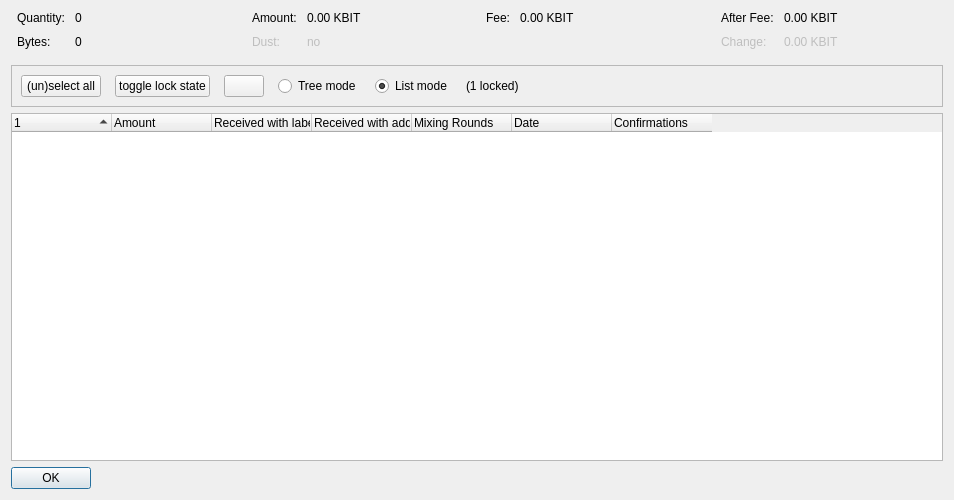
<?xml version="1.0" encoding="UTF-8"?>
<ui version="4.0">
 <class>CoinControlDialog</class>
 <widget class="QDialog" name="CoinControlDialog">
  <property name="geometry">
   <rect>
    <x>0</x>
    <y>0</y>
    <width>954</width>
    <height>500</height>
   </rect>
  </property>
  <property name="windowTitle">
   <string>Coin Selection</string>
  </property>
  <layout class="QVBoxLayout" name="verticalLayout">
   <item>
    <layout class="QHBoxLayout" name="horizontalLayoutTop" stretch="0,0,0,0">
     <property name="topMargin">
      <number>0</number>
     </property>
     <property name="bottomMargin">
      <number>10</number>
     </property>
     <item>
      <layout class="QFormLayout" name="formLayoutCoinControl1">
       <property name="horizontalSpacing">
        <number>10</number>
       </property>
       <property name="verticalSpacing">
        <number>10</number>
       </property>
       <property name="leftMargin">
        <number>6</number>
       </property>
       <property name="rightMargin">
        <number>6</number>
       </property>
       <item row="0" column="0">
        <widget class="QLabel" name="labelCoinControlQuantityText">
         <property name="text">
          <string>Quantity:</string>
         </property>
        </widget>
       </item>
       <item row="0" column="1">
        <widget class="QLabel" name="labelCoinControlQuantity">
         <property name="cursor">
          <cursorShape>IBeamCursor</cursorShape>
         </property>
         <property name="contextMenuPolicy">
          <enum>Qt::ActionsContextMenu</enum>
         </property>
         <property name="text">
          <string notr="true">0</string>
         </property>
         <property name="textInteractionFlags">
          <set>Qt::LinksAccessibleByMouse|Qt::TextSelectableByKeyboard|Qt::TextSelectableByMouse</set>
         </property>
        </widget>
       </item>
       <item row="1" column="0">
        <widget class="QLabel" name="labelCoinControlBytesText">
         <property name="text">
          <string>Bytes:</string>
         </property>
        </widget>
       </item>
       <item row="1" column="1">
        <widget class="QLabel" name="labelCoinControlBytes">
         <property name="cursor">
          <cursorShape>IBeamCursor</cursorShape>
         </property>
         <property name="contextMenuPolicy">
          <enum>Qt::ActionsContextMenu</enum>
         </property>
         <property name="text">
          <string notr="true">0</string>
         </property>
         <property name="textInteractionFlags">
          <set>Qt::LinksAccessibleByMouse|Qt::TextSelectableByKeyboard|Qt::TextSelectableByMouse</set>
         </property>
        </widget>
       </item>
      </layout>
     </item>
     <item>
      <layout class="QFormLayout" name="formLayoutCoinControl2">
       <property name="horizontalSpacing">
        <number>10</number>
       </property>
       <property name="verticalSpacing">
        <number>10</number>
       </property>
       <property name="leftMargin">
        <number>6</number>
       </property>
       <property name="rightMargin">
        <number>6</number>
       </property>
       <item row="0" column="0">
        <widget class="QLabel" name="labelCoinControlAmountText">
         <property name="text">
          <string>Amount:</string>
         </property>
        </widget>
       </item>
       <item row="0" column="1">
        <widget class="QLabel" name="labelCoinControlAmount">
         <property name="cursor">
          <cursorShape>IBeamCursor</cursorShape>
         </property>
         <property name="contextMenuPolicy">
          <enum>Qt::ActionsContextMenu</enum>
         </property>
         <property name="text">
          <string notr="true">0.00 KBIT</string>
         </property>
         <property name="textInteractionFlags">
          <set>Qt::LinksAccessibleByMouse|Qt::TextSelectableByKeyboard|Qt::TextSelectableByMouse</set>
         </property>
        </widget>
       </item>
       <item row="1" column="0">
        <widget class="QLabel" name="labelCoinControlLowOutputText">
         <property name="enabled">
          <bool>false</bool>
         </property>
         <property name="text">
          <string>Dust:</string>
         </property>
        </widget>
       </item>
       <item row="1" column="1">
        <widget class="QLabel" name="labelCoinControlLowOutput">
         <property name="enabled">
          <bool>false</bool>
         </property>
         <property name="cursor">
          <cursorShape>IBeamCursor</cursorShape>
         </property>
         <property name="contextMenuPolicy">
          <enum>Qt::ActionsContextMenu</enum>
         </property>
         <property name="text">
          <string notr="true">no</string>
         </property>
         <property name="textInteractionFlags">
          <set>Qt::LinksAccessibleByMouse|Qt::TextSelectableByKeyboard|Qt::TextSelectableByMouse</set>
         </property>
        </widget>
       </item>
      </layout>
     </item>
     <item>
      <layout class="QFormLayout" name="formLayoutCoinControl3">
       <property name="horizontalSpacing">
        <number>10</number>
       </property>
       <property name="verticalSpacing">
        <number>10</number>
       </property>
       <property name="leftMargin">
        <number>6</number>
       </property>
       <property name="rightMargin">
        <number>6</number>
       </property>
       <item row="0" column="0">
        <widget class="QLabel" name="labelCoinControlFeeText">
         <property name="text">
          <string>Fee:</string>
         </property>
        </widget>
       </item>
       <item row="0" column="1">
        <widget class="QLabel" name="labelCoinControlFee">
         <property name="cursor">
          <cursorShape>IBeamCursor</cursorShape>
         </property>
         <property name="contextMenuPolicy">
          <enum>Qt::ActionsContextMenu</enum>
         </property>
         <property name="text">
          <string notr="true">0.00 KBIT</string>
         </property>
         <property name="textInteractionFlags">
          <set>Qt::LinksAccessibleByMouse|Qt::TextSelectableByKeyboard|Qt::TextSelectableByMouse</set>
         </property>
        </widget>
       </item>
      </layout>
     </item>
     <item>
      <layout class="QFormLayout" name="formLayoutCoinControl4">
       <property name="horizontalSpacing">
        <number>10</number>
       </property>
       <property name="verticalSpacing">
        <number>10</number>
       </property>
       <property name="leftMargin">
        <number>6</number>
       </property>
       <property name="rightMargin">
        <number>6</number>
       </property>
       <item row="0" column="0">
        <widget class="QLabel" name="labelCoinControlAfterFeeText">
         <property name="text">
          <string>After Fee:</string>
         </property>
        </widget>
       </item>
       <item row="0" column="1">
        <widget class="QLabel" name="labelCoinControlAfterFee">
         <property name="cursor">
          <cursorShape>IBeamCursor</cursorShape>
         </property>
         <property name="contextMenuPolicy">
          <enum>Qt::ActionsContextMenu</enum>
         </property>
         <property name="text">
          <string notr="true">0.00 KBIT</string>
         </property>
         <property name="textInteractionFlags">
          <set>Qt::LinksAccessibleByMouse|Qt::TextSelectableByKeyboard|Qt::TextSelectableByMouse</set>
         </property>
        </widget>
       </item>
       <item row="1" column="0">
        <widget class="QLabel" name="labelCoinControlChangeText">
         <property name="enabled">
          <bool>false</bool>
         </property>
         <property name="text">
          <string>Change:</string>
         </property>
        </widget>
       </item>
       <item row="1" column="1">
        <widget class="QLabel" name="labelCoinControlChange">
         <property name="enabled">
          <bool>false</bool>
         </property>
         <property name="cursor">
          <cursorShape>IBeamCursor</cursorShape>
         </property>
         <property name="contextMenuPolicy">
          <enum>Qt::ActionsContextMenu</enum>
         </property>
         <property name="text">
          <string notr="true">0.00 KBIT</string>
         </property>
         <property name="textInteractionFlags">
          <set>Qt::LinksAccessibleByMouse|Qt::TextSelectableByKeyboard|Qt::TextSelectableByMouse</set>
         </property>
        </widget>
       </item>
      </layout>
     </item>
    </layout>
   </item>
   <item>
    <widget class="QFrame" name="frame">
     <property name="minimumSize">
      <size>
       <width>0</width>
       <height>40</height>
      </size>
     </property>
     <property name="frameShape">
      <enum>QFrame::StyledPanel</enum>
     </property>
     <property name="frameShadow">
      <enum>QFrame::Sunken</enum>
     </property>
     <layout class="QHBoxLayout" name="horizontalLayout">
      <item>
       <layout class="QHBoxLayout" name="horizontalLayoutPanel" stretch="0,0,0,0,0,0,0">
        <property name="spacing">
         <number>14</number>
        </property>
        <item>
         <widget class="QPushButton" name="pushButtonSelectAll">
          <property name="sizePolicy">
           <sizepolicy hsizetype="Maximum" vsizetype="Fixed">
            <horstretch>0</horstretch>
            <verstretch>0</verstretch>
           </sizepolicy>
          </property>
          <property name="text">
           <string>(un)select all</string>
          </property>
          <property name="autoDefault">
           <bool>false</bool>
          </property>
         </widget>
        </item>
        <item>
         <widget class="QPushButton" name="pushButtonToggleLock">
          <property name="sizePolicy">
           <sizepolicy hsizetype="Maximum" vsizetype="Fixed">
            <horstretch>0</horstretch>
            <verstretch>0</verstretch>
           </sizepolicy>
          </property>
          <property name="text">
           <string>toggle lock state</string>
          </property>
          <property name="autoDefault">
           <bool>false</bool>
          </property>
         </widget>
        </item>
        <item>
         <widget class="QPushButton" name="hideButton">
          <property name="sizePolicy">
           <sizepolicy hsizetype="Maximum" vsizetype="Fixed">
            <horstretch>0</horstretch>
            <verstretch>0</verstretch>
           </sizepolicy>
          </property>
          <property name="text">
           <string/>
          </property>
          <property name="autoDefault">
           <bool>false</bool>
          </property>
         </widget>
        </item>
        <item>
         <widget class="QRadioButton" name="radioTreeMode">
          <property name="sizePolicy">
           <sizepolicy hsizetype="Maximum" vsizetype="Fixed">
            <horstretch>0</horstretch>
            <verstretch>0</verstretch>
           </sizepolicy>
          </property>
          <property name="text">
           <string>Tree mode</string>
          </property>
         </widget>
        </item>
        <item>
         <widget class="QRadioButton" name="radioListMode">
          <property name="sizePolicy">
           <sizepolicy hsizetype="Maximum" vsizetype="Fixed">
            <horstretch>0</horstretch>
            <verstretch>0</verstretch>
           </sizepolicy>
          </property>
          <property name="text">
           <string>List mode</string>
          </property>
          <property name="checked">
           <bool>true</bool>
          </property>
         </widget>
        </item>
        <item>
         <widget class="QLabel" name="labelLocked">
          <property name="text">
           <string>(1 locked)</string>
          </property>
         </widget>
        </item>
        <item>
         <spacer name="horizontalSpacer">
          <property name="orientation">
           <enum>Qt::Horizontal</enum>
          </property>
          <property name="sizeHint" stdset="0">
           <size>
            <width>40</width>
            <height>20</height>
           </size>
          </property>
         </spacer>
        </item>
       </layout>
      </item>
     </layout>
    </widget>
   </item>
   <item>
    <widget class="CoinControlTreeWidget" name="treeWidget">
     <property name="contextMenuPolicy">
      <enum>Qt::CustomContextMenu</enum>
     </property>
     <property name="sortingEnabled">
      <bool>false</bool>
     </property>
     <property name="columnCount">
      <number>7</number>
     </property>
     <attribute name="headerShowSortIndicator" stdset="0">
      <bool>true</bool>
     </attribute>
     <attribute name="headerStretchLastSection">
      <bool>false</bool>
     </attribute>
     <column>
      <property name="text">
       <string/>
      </property>
     </column>
     <column>
      <property name="text">
       <string>Amount</string>
      </property>
     </column>
     <column>
      <property name="text">
       <string>Received with label</string>
      </property>
     </column>
     <column>
      <property name="text">
       <string>Received with address</string>
      </property>
     </column>
     <column>
      <property name="text">
       <string>Mixing Rounds</string>
      </property>
     </column>
     <column>
      <property name="text">
       <string>Date</string>
      </property>
     </column>
     <column>
      <property name="text">
       <string>Confirmations</string>
      </property>
      <property name="toolTip">
       <string>Confirmed</string>
      </property>
     </column>
    </widget>
   </item>
   <item>
    <widget class="QDialogButtonBox" name="buttonBox">
     <property name="sizePolicy">
      <sizepolicy hsizetype="Maximum" vsizetype="Fixed">
       <horstretch>0</horstretch>
       <verstretch>0</verstretch>
      </sizepolicy>
     </property>
     <property name="orientation">
      <enum>Qt::Horizontal</enum>
     </property>
     <property name="standardButtons">
      <set>QDialogButtonBox::Ok</set>
     </property>
    </widget>
   </item>
  </layout>
 </widget>
 <customwidgets>
  <customwidget>
   <class>CoinControlTreeWidget</class>
   <extends>QTreeWidget</extends>
   <header>qt/coincontroltreewidget.h</header>
  </customwidget>
 </customwidgets>
 <resources/>
 <connections/>
</ui>
